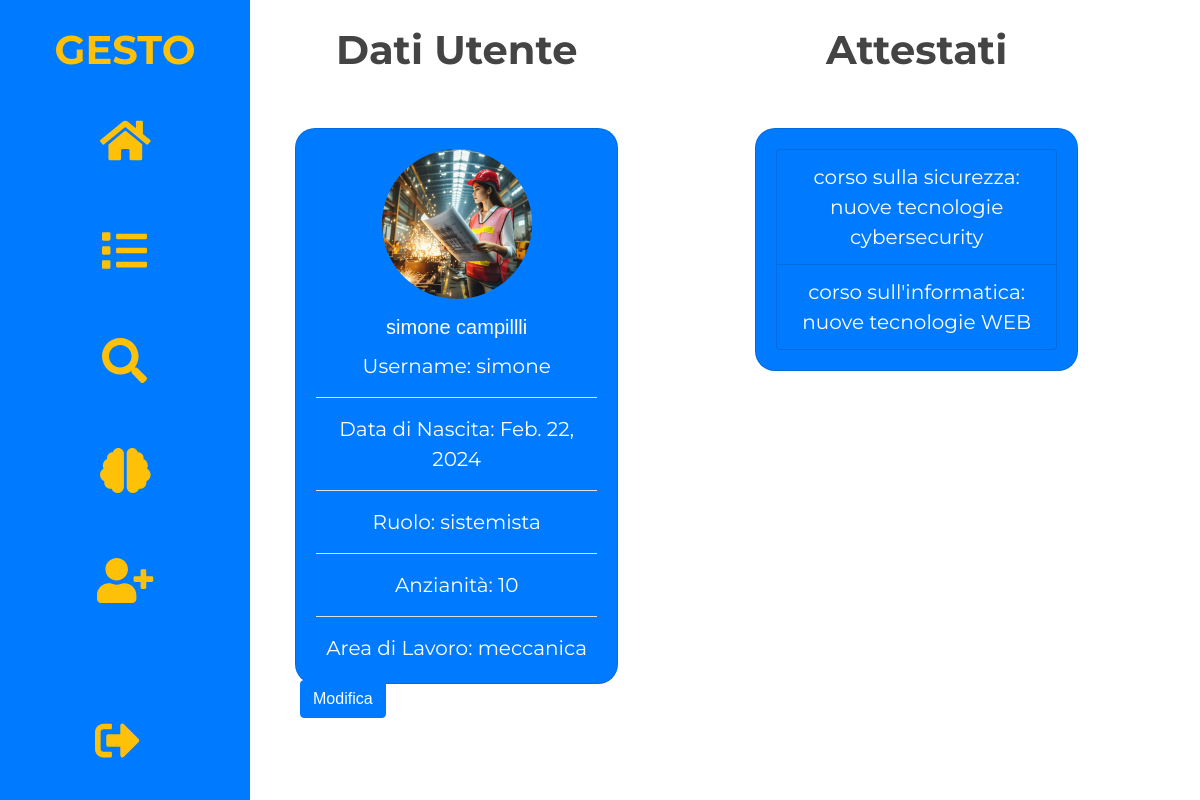
The app's page / (signed in) with its own data.
### dallaraWebApp/models.py (models this page shows, shortened)
class Dipendente(models.Model):
    nome = models.CharField(max_length=100)
    cognome = models.CharField(max_length=100)
    data_nascita = models.DateField()
    anzianita = models.IntegerField()  # Anni di anzianità all'interno dell'azienda
    amministratore = models.BooleanField(default=False)
    formazioni = models.ManyToManyField('Formazione', blank=True)
    lavori = models.ManyToManyField('Storico', blank=True)
    accesso_area = models.BooleanField(default=False)
    tipo_lavoro = models.CharField(max_length=100)
    area_di_lavoro = models.CharField(max_length=100)
    altri_campi = models.TextField(blank=True)
    risorse_umane = models.BooleanField(default=False)
    username=models.ForeignKey(User,on_delete=models.CASCADE,default=None)
    immagine_profilo = models.ImageField(upload_to='immagini_profilo/', blank=True, null=True)

class Formazione(models.Model):
    nome = models.CharField(max_length=100)
    descrizione = models.TextField()

### dallaraWebApp/views.py (the view)
# urls.py: path("", views.index, name="index"),
def index(request):
    if not request.user.is_authenticated:
        print(request.user)
        return render(request, "htmls/login.html")
    else:
        print(request.user)
        return render(request,"htmls/homepage.html",{
            "username":Dipendente.objects.get(username=request.user).username,
            "nome":Dipendente.objects.get(username=request.user).nome,
            "cognome": Dipendente.objects.get(username=request.user).cognome,
            "data_nascita": Dipendente.objects.get(username=request.user).data_nascita,
            "tipo_lavoro": Dipendente.objects.get(username=request.user).tipo_lavoro,
            "anzianita": Dipendente.objects.get(username=request.user).anzianita,
            "area_di_lavoro":Dipendente.objects.get(username=request.user).area_di_lavoro,
            "altri_campi":Dipendente.objects.get(username=request.user).altri_campi,
            "lista_attestati":Dipendente.objects.get(username=request.user).formazioni.all(),
            "immagine_profilo":Dipendente.objects.get(username=request.user).immagine_profilo.url,
            'id_dipendente': Dipendente.objects.get(username=request.user).pk
        })

### dallaraWebApp/templates/htmls/homepage.html (shortened to what this page needs)
{% extends "htmls/layout.html" %}
{% load static %}
{% block body %}
<div class="row">
    <div class="col-xl-5 text-center">
        <div class="custom-title">Dati Utente</div>
        <div class="container mt-5">
          <div class="card bg-primary text-white rounded-extra">
            <div class="card-body">
              <div class="d-flex justify-content-center mb-3">
                <img src="{{ immagine_profilo }}" class="rounded-circle" alt="User Profile" style="width: 150px; height: 150px; alt="Immagine del profilo di {{ dipendente.nome }}">
              </div>
              <h5 class="card-title text-center">{{nome}} {{cognome}}</h5>
                <p class="card-text custom-text">Username: {{username}}</p>
                <hr class="bg-light">
              <p class="card-text custom-text">Data di Nascita: {{data_nascita}}</p>
                <hr class="bg-light">
              <p class="card-text custom-text">Ruolo: {{tipo_lavoro}}</p>
                <hr class="bg-light">
              <p class="card-text custom-text">Anzianità: {{anzianita}}</p>
                <hr class="bg-light">
              <p class="card-text custom-text">Area di Lavoro: {{area_di_lavoro}}</p>
            </div>
          </div>
        </div>
    </div>
   <div class="col-xl-1"></div>
        <div class="col-xl-5 text-center">
            <div class="custom-title">Attestati</div>
            <div class="container mt-5">
                <div class="card bg-primary text-white rounded-extra">
                    <div class="card-body">
                        <ul class="list-group">
                            {% for attestato in lista_attestati %}
                            <li class="list-group-item bg-primary custom-text">{{ attestato.nome }}:<br>{{ attestato.descrizione }}</li>
                            {% endfor %}
                        </ul>
                    </div>
                </div>
            </div>
        </div>
    <div class="col-xl-1" ></div>
    <br>
<br>
<br>
    <a href="{% url 'modifica_dipendente' id_dipendente %}">
    <button type="submit" class="btn btn-primary" style="position: absolute; top: 680px; left: 50px;">Modifica</button>
</a>
</div>
{% endblock %}

### dallaraWebApp/templates/htmls/layout.html (shortened to what this page needs)
{% load static %}
<!DOCTYPE html>
<html lang="en" data-bs-theme="auto">
<head>
  <link rel="stylesheet" href="https://maxcdn.bootstrapcdn.com/bootstrap/4.5.2/css/bootstrap.min.css">
  <link rel="stylesheet" href="https://cdnjs.cloudflare.com/ajax/libs/font-awesome/5.15.4/css/all.min.css">
     <link rel="stylesheet" href="https://stackpath.bootstrapcdn.com/bootstrap/4.5.2/css/bootstrap.min.css">
</head>
<body>
  <div class="container-fluid">
  <div class="sidebar">
    <div class="sidebar-content">
      <div class="sidebar-text"><a>GESTO</a></div>
      <form action="{% url 'index' %}" method="post">
        <button type="submit" class="btn btn-custom btn-block"><i class="fas fa-home fa-lg" style="font-size: 45px;"></i> </button>
      </form>
      <form action="{% url 'storico' %}" method="post">
        <button type="submit" class="btn btn-custom btn-block"><i class="fas fa-list fa-lg" style="font-size: 45px;"></i> </button>
      </form>
      <form action="{% url 'pag3' %}" method="post">
        <button type="submit" class="btn btn-custom btn-block"><i class="fas fa-search fa-lg" style="font-size: 45px;"></i> </button>
      </form>
      <form action="{% url 'pag4' %}" method="post">
        <button type="submit" class="btn btn-custom btn-block"><i class="fas fa-brain fa-lg" style="font-size: 45px;"></i> </button>
      </form>
        <form action="{% url 'aggiungi_dipendente' %}" method="post">
        <button type="submit" class="btn btn-custom btn-block">
                <i class="fas fa-user-plus" style="font-size: 45px;"></i>
        </button>
        </form>
      <div class="sidebar-footer">
    <form action="{% url 'logout' %}" method="post">
        <button type="submit" class="btn btn-custom btn-block">
            <i class="fas fa-sign-out-alt fa-lg" style="font-size: 45px;"></i>
        </button>
    </form>
</div>
    </div>
  </div>
</div>
  <div class="content">
      {% block body %}
      {% endblock %}
  </div>
</body>
</html>

### dallaraWebApp/templates/htmls/layout.html (style rules this page uses)
.sidebar { position: fixed; z-index: 1000; height: 100%; width: 250px; position: fixed; top: 0; left: 0; background-color: #007bff; padding-top: 20px; display: flex; flex-direction: column; align-items: center; }
.sidebar form { margin-bottom: 10px; width: 100%; }
.sidebar button { text-align: left; background-color: #007bff; color: #ffc107; border: none; width: 100%; padding: 15px; display: flex; justify-content: center; align-items: center; }
.btn-custom { height: 100px; background-color: #007bff; color: #fff; border: none; width: 100%; padding: 15px; display: flex; justify-content: center; align-items: center; }
.sidebar-text { font-family: 'Montserrat', sans-serif; color: #ffc107; font-size: 40px; font-weight: bold; margin-bottom: 10px; }
body { background-color: #ffffff; font-family: Helvetica, sans-serif; }
.sidebar-footer { position: absolute; bottom: 0; left: 0; width: calc(100% - 30px); text-align: center; padding-left: 15px; }

### dallaraWebApp/templates/htmls/homepage.html (style rules this page uses)
.content { margin-left: 250px; margin-right: auto; padding: 20px 30px; background-color: white; position: relative; border-radius: 20px; }
.rounded-extra { border-radius: 20px; }
.custom-title { font-family: 'Montserrat', sans-serif; color: #444444; font-size: 40px; font-weight: bold; margin-bottom: 10px; }
.custom-text { font-family: 'Montserrat', sans-serif; color: #white; font-size: 20px; }

### records on screen
Dipendente: nome "simone", cognome "campillli", data_nascita "Feb. 22, 2024", tipo_lavoro "sistemista", area_di_lavoro "meccanica"
Formazione: nome "corso sulla sicurezza", descrizione "nuove tecnologie cybersecurity"
Formazione: nome "corso sull'informatica", descrizione "nuove tecnologie WEB"

### other values on screen
{{ username }} "simone"
{{ anzianita }} "10"
